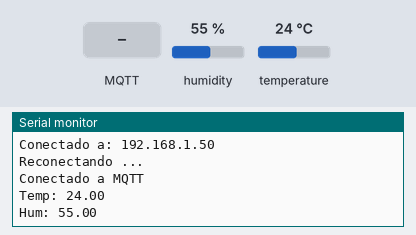
A sketch run on a simulated ESP32. On the bench: the last lines printed to the serial monitor. The inputs (shaded band) are chosen by the test bench; at power-on: humidity 55 %, temperature 24 °C. WiFi joins after 1.5 s; servers stay silent unless stated; no MQTT or app messages arrive unless stated.

Above: at 2.7 s.
2.8 s: MQTT message "1" arrives on the first subscribed topic
8.0 s: MQTT message "on" arrives on the first subscribed topic
13.0 s: MQTT message "off" arrives on the first subscribed topic
18.0 s: humidity set to 22 %
At 18.7 s:
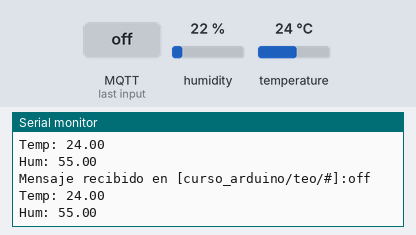
21.0 s: temperature set to 12 °C
At 22.5 s:
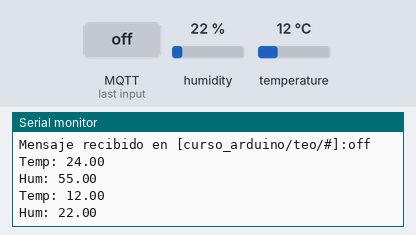
24.0 s: humidity set to 40 %
At 27.7 s:
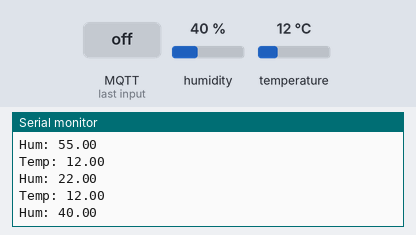
Timing chart, 0 to 28.0 s (numbered marks = the images above; inputs shaded):
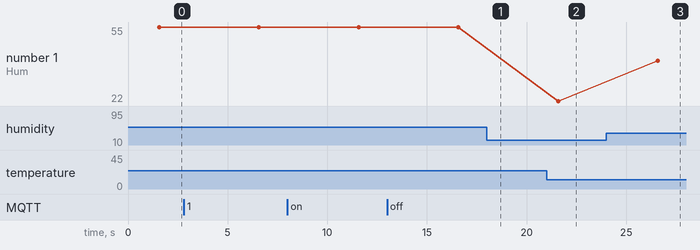

Measured:
- after the input at 21.0 s, the serial monitor: prints a new line after 0.59 s (image 2)
- after the input at 24.0 s, the serial monitor: prints a new line after 2.6 s (image 3)
- plotted number 1: 22 → 40 after the input at 24.0 s

The sketch:

40_MQTT_Temp_Hum_.ino
```cpp
#include <WiFi.h>
#include <PubSubClient.h>
#include <DHT.h>

// Pin del DHT22
#define DHTPIN 4
#define DHTTYPE DHT22

// Objeto DHT
DHT dht(DHTPIN, DHTTYPE);

// -----------------------------------

char* ssid = "Aula 1";
char* pwd = "Horus.2025";

// MQTT

char* mqtt_server = "192.168.0.25";
int mqtt_port = 1883;

WiFiClient espClient;
PubSubClient client(espClient);

char*  mqtt_topic_sub = "curso_arduino/teo/#";
char*  mqtt_topic_pub = "curso_arduino/teo";
char*  mqtt_client_id = "ESP_Teo";

static unsigned long lastMsg = 0;
unsigned long now;

// ----------------------
float temp = 0.0;
float hum = 0.0;

char tempStr[8];
char humStr[8];
// ----------------------

void setup() {
  Serial.begin(115200);

  // Conexión Wifi
  WiFi.begin(ssid,pwd);
  while(WiFi.status() != WL_CONNECTED){
    delay(500);
    Serial.print(".");
  }
  Serial.print("\n");
  Serial.print("Conectado a: ");
  Serial.println(WiFi.localIP());

  //MQTT
  client.setServer(mqtt_server,mqtt_port);
  client.setCallback(callback);

  // -----------------------------
  dht.begin();
}


void loop() {
  if(!client.connected()){
    reconnect();
  }
  client.loop();

/*
 if (Serial.available() > 0) {
    String mensaje = Serial.readStringUntil('\n');
    mensaje.trim();  // Elimina espacios o saltos de línea
    if (mensaje.length() > 0) {
      client.publish(mqtt_topic_pub, mensaje.c_str());
      Serial.print("Publicado: ");
      Serial.println(mensaje);
    }
  }
 */
  temp = dht.readTemperature();
  hum = dht.readHumidity();

  dtostrf(temp, 1, 2, tempStr);
  dtostrf(hum, 1, 2, humStr);

  client.publish("curso_arduino/joseAntonio/temperatura", tempStr);
  client.publish("curso_arduino/joseAntonio/humedad", humStr);

  Serial.println("Temp: " + String(tempStr));
  Serial.println("Hum: " + String(humStr));

  delay(5000);

}

// Funciones
// Mensaje recibido en [curso_arduino/teo]: Hola Mundo
void callback(char* topic, byte* payload, unsigned int length){
  Serial.print("Mensaje recibido en [");
  Serial.print(topic);
  Serial.print("]:");
  for(int i = 0; i < length; i++){
    Serial.print((char)payload[i]);
  }
  Serial.println();
}

void reconnect(){
  while(!client.connected()){
    Serial.println("Reconectando ...");
    if(client.connect(mqtt_client_id)){
      Serial.println("Conectado a MQTT");
      client.subscribe(mqtt_topic_sub);
    }
    else{
      Serial.println("Fallo en la conexión");
      Serial.println("Error: " + client.state());
      delay(5000);
    }
  }
}
```
